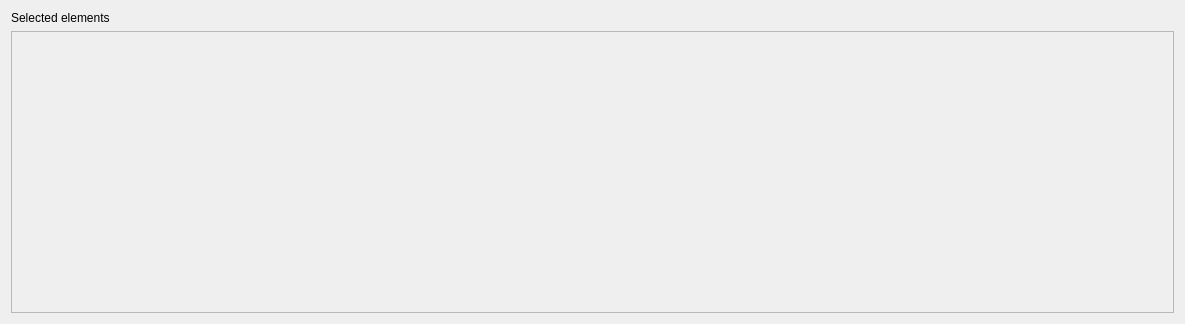
<?xml version="1.0" encoding="UTF-8"?>
<ui version="4.0">
 <class>SelectionActions</class>
 <widget class="QWidget" name="SelectionActions">
  <property name="geometry">
   <rect>
    <x>0</x>
    <y>0</y>
    <width>1185</width>
    <height>324</height>
   </rect>
  </property>
  <property name="windowTitle">
   <string>Form</string>
  </property>
  <layout class="QVBoxLayout" name="verticalLayout">
   <item>
    <widget class="QLabel" name="label">
     <property name="text">
      <string>Selected elements</string>
     </property>
    </widget>
   </item>
   <item>
    <widget class="QFrame" name="frame">
     <property name="sizePolicy">
      <sizepolicy hsizetype="Preferred" vsizetype="MinimumExpanding">
       <horstretch>0</horstretch>
       <verstretch>0</verstretch>
      </sizepolicy>
     </property>
     <property name="frameShape">
      <enum>QFrame::StyledPanel</enum>
     </property>
     <property name="frameShadow">
      <enum>QFrame::Raised</enum>
     </property>
    </widget>
   </item>
  </layout>
 </widget>
 <resources/>
 <connections/>
</ui>
